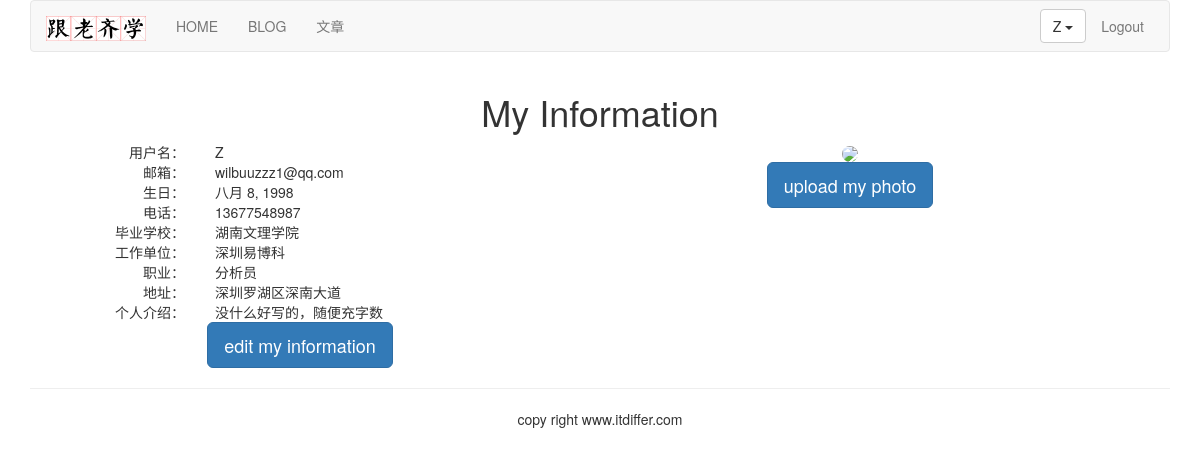
/account/my-information/ (signed in), run on the app's committed database.
### account/models.py (models this page shows, shortened)
class UserProfile(models.Model):  # 建立名为UserProfile的数据库表
    user = models.OneToOneField(User, on_delete=models.CASCADE, unique=True)
    birth = models.DateField(blank=True, null=True)
    phone = models.CharField(max_length=20, null=True)

class UserInfo(models.Model):  # 针对UserInfo数据模型类
    user = models.OneToOneField(User, on_delete=models.CASCADE, unique=True)
    school = models.CharField(max_length=100, blank=True)
    company = models.CharField(max_length=100, blank=True)
    profession = models.CharField(max_length=100, blank=True)
    address = models.CharField(max_length=100, blank=True)
    aboutme = models.TextField(blank=True)
    photo = models.ImageField(blank=True)

### account/views.py (the view)
# urls.py: path('my-information/', views.myself, name="my_information"),
@login_required()
def myself(request):
    userprofile = UserProfile.objects.get(user=request.user) if hasattr(request.user, 'userprofile') else \
        UserProfile.objects.create(user=request.user)
    userinfo = UserInfo.objects.get(user=request.user) if hasattr(request.user, 'userinfo') else \
        UserInfo.objects.create(user=request.user)
    return render(request, "account/myself.html",
                  {"user": request.user, "userinfo": userinfo, "userprofile": userprofile})

### templates/account/myself.html (shortened to what this page needs)
{% extends "base.html" %}
{% block content %}
{% load static %}
<div class="row text-center vertical-middle-sm">
    <h1>My Information</h1>
    <div class="row">
        <div class="col-md-6">
            <div class="row">
                <div class="col-md-4 text-right"><span>用户名：</span></div>
                <div class="col-md-8 text-left">{{ user.username }}</div>
            </div>
            <div class="row">
                <div class="col-md-4 text-right"><span>邮箱：</span></div>
                <div class="col-md-8 text-left">{{ user.email }}</div>
            </div>
            <div class="row">
                <div class="col-md-4 text-right"><span>生日：</span></div>
                <div class="col-md-8 text-left">{{ userprofile.birth }}</div>
            </div>
            <div class="row">
                <div class="col-md-4 text-right"><span>电话：</span></div>
                <div class="col-md-8 text-left">{{ userprofile.phone }}</div>
            </div>
            <div class="row">
                <div class="col-md-4 text-right"><span>毕业学校：</span></div>
                <div class="col-md-8 text-left">{{ userinfo.school }}</div>
            </div>
            <div class="row">
                <div class="col-md-4 text-right"><span>工作单位：</span></div>
                <div class="col-md-8 text-left">{{ userinfo.company }}</div>
            </div>
            <div class="row">
                <div class="col-md-4 text-right"><span>职业：</span></div>
                <div class="col-md-8 text-left">{{ userinfo.profession }}</div>
            </div>
            <div class="row">
                <div class="col-md-4 text-right"><span>地址：</span></div>
                <div class="col-md-8 text-left">{{ userinfo.address }}</div>
            </div>
            <div class="row">
                <div class="col-md-4 text-right"><span>个人介绍：</span></div>
                <div class="col-md-8 text-left">{{ userinfo.aboutme }}</div>
            </div>
            <a href="{% url 'account:edit_my_information' %}"><button class="btn btn-primary btn-lg">edit my information
            </button>
            </a>
            </div>
            <div class="col-md-6">
                <div style="margin-right:100px">
                    {% if userinfo.photo %}
                    <img src="{{ userinfo.photo | striptags }}" class="img-circle" id="my_photo" name="user_face">
                    {% else %}
                    <img name="user_face" src="{% static 'images/newton.jpg' %}" class="img-circle" id="my_photo">
                {% endif %}
                </div>
                <div style="margin-right:100px">
                    <button class="btn btn-primary btn-lg" id="upload_image" onclick="upload_image_layer()">
                        upload my photo</button>
                </div>
            </div>
        </div>
    </div>
</div>
{% endblock %}

### templates/header.html (shortened to what this page needs)
{% load static %}
<div class="container">
  <nav class="navbar navbar-default" role="navigation">
    <div class="navbar-header">
      <a class="navbar-brand" href="{% url 'home' %}">
        <img src="{% static '/images/logo.png' %}" width="100px">
      </a>
    </div>
    <div>
      <ul class="nav navbar-nav" role="navigation">
        <li><a href="{% url 'home' %}">HOME</a></li>
        <li><a href="{% url 'blog:blog_title' %}">BLOG</a></li>
        <li><a href="{% url 'article:article_titles' %}">文章</a></li>
      </ul>
      <ul class="nav navbar-nav navbar-right" style="margin-right:10px">
        {% if user.is_authenticated %}
        <li class="dropdown" style="margin-top:8px">
          <button class="btn btn-default dropdown-toggle" type="button" id="dropdownMenu" data-toggle="dropdown">
            {{ user.username }}
            <span class="caret"></span>
          </button>
        </li>
        <li><a href="{% url 'account:user_logout' %}">Logout</a></li>
        {% else %}
        <li><a href="{% url 'account:user_login' %}">LOGIN</a></li>
        <li><a href="{% url 'account:user_register' %}">Sign up</a></li>
        {% endif %}
      </ul>
    </div>
  </nav>
</div>

### data on the page
UserProfile: birth "八月 8, 1998", phone "13677548987"
UserInfo: school "湖南文理学院", company "深圳易博科", profession "分析员", address "深圳罗湖区深南大道", aboutme "没什么好写的，随便充字数"

### other printed values
{{ user.username }} "Z"
{{ user.email }} "wilbuuzzz1@qq.com"
